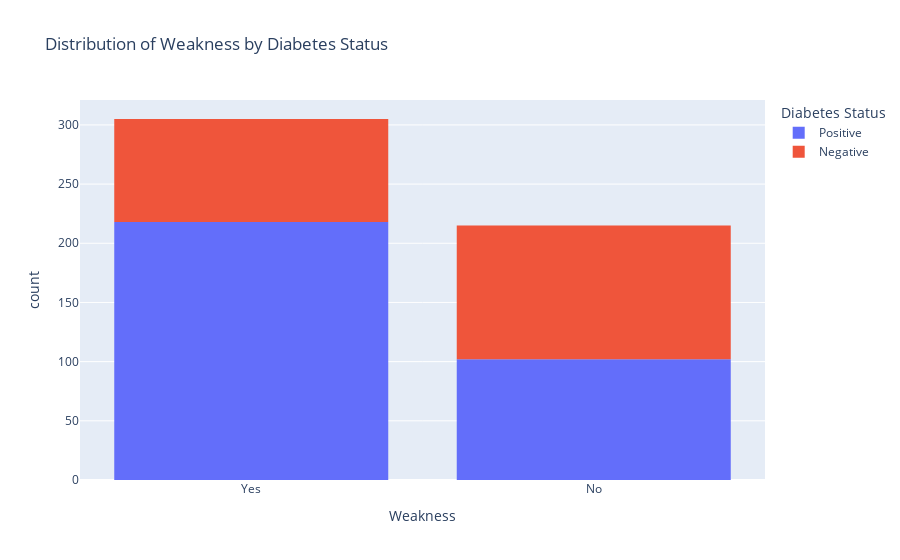

Write notebook code for a chart like this one.
### Markdown cell above
Unexpected weight loss is linked to a 58% chance of having diabetes. However, other common illnesses can also cause weight loss, so it's not always a definitive sign of diabetes.
Unexpected weight loss is an important indicator, but it is less significant than Polyuria (frequent urination) or Polydipsia (excessive thirst) when predicting diabetes.

### Code cell
swl = px.histogram(Diabetes, x = 'weakness', color = 'class', title="Distribution of Weakness by Diabetes Status",
    labels={"weakness": "Weakness", "count": "Number of Cases", "class": "Diabetes Status"})
swl.show() 
wkns = ['weakness', 'class']
sm = sns.light_palette("green", as_cmap=True)
(round(pd.crosstab(Diabetes[wkns [0]],Diabetes[wkns [1]], normalize='columns') * 100,2)).style.background_gradient(cmap = sm)

### Figure 1 — Plotly figure (JSON) as saved in the notebook; plotly's stock layout.template omitted (floating-point values rounded to 4 significant figures; data arrays with more than 128 entries replaced by an {"elided": "..."} marker saying what was removed)
{"data": [{"alignmentgroup": "True", "bingroup": "x", "hovertemplate": "Diabetes Status=Positive<br>Weakness=%{x}<br>count=%{y}<extra></extra>", "legendgroup": "Positive", "marker": {"color": "#636efa", "pattern": {"shape": ""}}, "name": "Positive", "offsetgroup": "Positive", "orientation": "v", "showlegend": true, "type": "histogram", "x": {"elided": "320 str values"}, "xaxis": "x", "yaxis": "y"}, {"alignmentgroup": "True", "bingroup": "x", "hovertemplate": "Diabetes Status=Negative<br>Weakness=%{x}<br>count=%{y}<extra></extra>", "legendgroup": "Negative", "marker": {"color": "#EF553B", "pattern": {"shape": ""}}, "name": "Negative", "offsetgroup": "Negative", "orientation": "v", "showlegend": true, "type": "histogram", "x": {"elided": "200 str values"}, "xaxis": "x", "yaxis": "y"}], "layout": {"autosize": true, "barmode": "relative", "legend": {"title": {"text": "Diabetes Status"}, "tracegroupgap": 0}, "title": {"text": "Distribution of Weakness by Diabetes Status"}, "xaxis": {"anchor": "y", "autorange": true, "domain": [0, 1], "range": [-0.5, 1.5], "title": {"text": "Weakness"}, "type": "category"}, "yaxis": {"anchor": "x", "autorange": true, "domain": [0, 1], "range": [0, 321.1], "title": {"text": "count"}}}}
